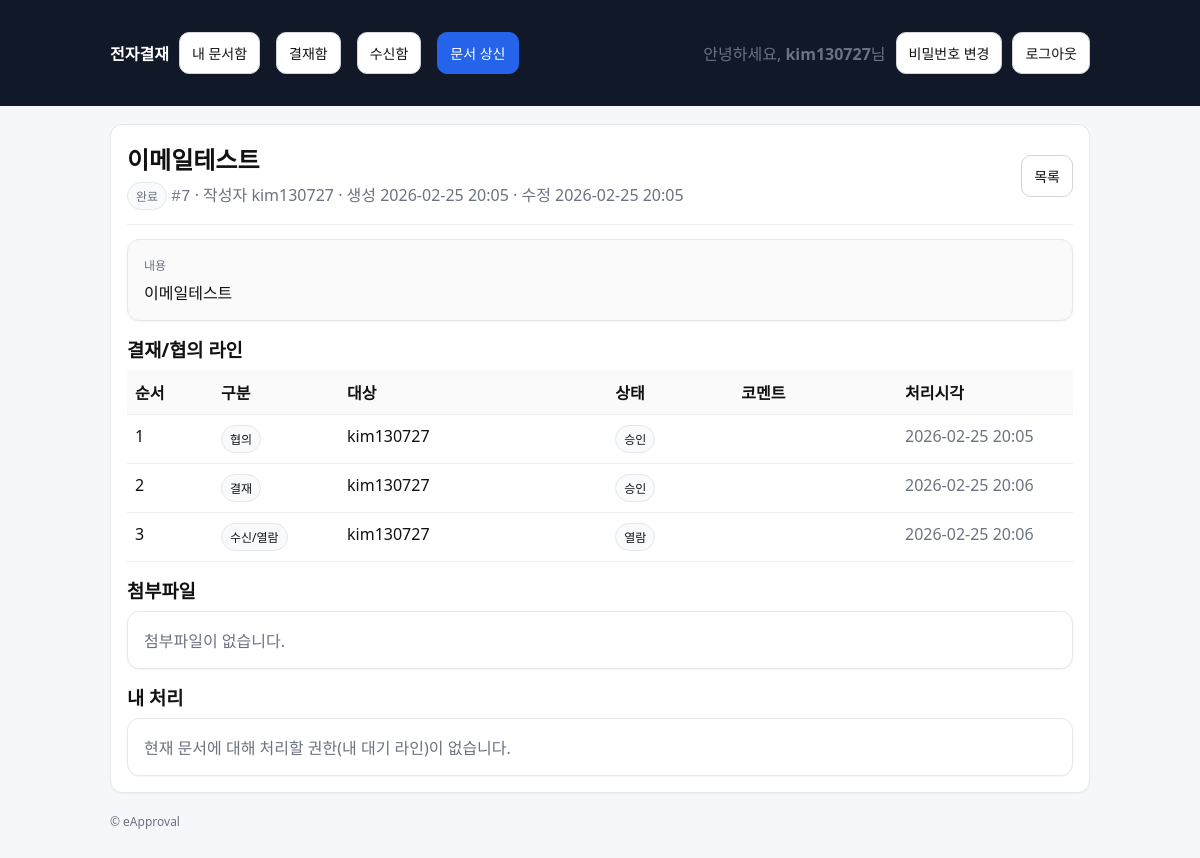
Page /approvals/documents/7/ (signed in) on the committed database.
### approvals/models.py (models this page shows, shortened)
class Document(models.Model):
    class Status(models.TextChoices):
        DRAFT = "DRAFT", "임시"
        SUBMITTED = "SUBMITTED", "상신"
        IN_PROGRESS = "IN_PROGRESS", "진행중"
        REJECTED = "REJECTED", "반려"
        COMPLETED = "COMPLETED", "완료"
    title = models.CharField(max_length=200)
    content = models.TextField(blank=True)
    created_by = models.ForeignKey(
        settings.AUTH_USER_MODEL, on_delete=models.PROTECT, related_name="docs_created"
    )
    status = models.CharField(max_length=20, choices=Status.choices, default=Status.DRAFT)
    current_line_order = models.PositiveIntegerField(default=1)
    created_at = models.DateTimeField(auto_now_add=True)
    updated_at = models.DateTimeField(auto_now=True)

class DocumentLine(models.Model):
    class Role(models.TextChoices):
        CONSULT = "CONSULT", "협의"
        APPROVE = "APPROVE", "결재"
        RECEIVE = "RECEIVE", "수신/열람"
    class Decision(models.TextChoices):
        PENDING = "PENDING", "대기"
        APPROVED = "APPROVED", "승인"
        REJECTED = "REJECTED", "반려"
        READ = "READ", "열람"
    document = models.ForeignKey(Document, on_delete=models.CASCADE, related_name="lines")
    role = models.CharField(max_length=10, choices=Role.choices)
    order = models.PositiveIntegerField()
    user = models.ForeignKey(settings.AUTH_USER_MODEL, on_delete=models.PROTECT)
    decision = models.CharField(max_length=10, choices=Decision.choices, default=Decision.PENDING)
    comment = models.CharField(max_length=300, blank=True)
    acted_at = models.DateTimeField(null=True, blank=True)
    class Meta:
        ordering = ["order", "id"]

### approvals/views.py (the view)
# urls.py: path("approvals/documents/<int:doc_id>/", views.doc_detail, name="doc_detail_legacy"),
@login_required
def doc_detail(request, doc_id: int):
    doc = get_object_or_404(Document, id=doc_id)
    if not can_view_document(request.user, doc):
        raise Http404
    if doc.status == Document.Status.COMPLETED:
        mark_read(doc=doc, actor=request.user)
    current_line = doc.lines.filter(order=doc.current_line_order, decision="PENDING").first()
    can_act = bool(current_line) and (current_line.user_id == request.user.id or request.user.is_superuser)
    return render(
        request,
        "approvals/doc_detail.html",
        {"doc": doc, "current_line": current_line, "can_act": can_act},
    )

### approvals/permissions.py (called while the page is built, shortened)
def can_view_document(user, doc: Document) -> bool:
    if not user.is_authenticated:
        return False
    if user.is_superuser:
        return True

### approvals/services.py (called while the page is built)
@transaction.atomic
def mark_read(*, doc: Document, actor) -> Document:
    line = doc.lines.filter(
        role=DocumentLine.Role.RECEIVE,
        user_id=actor.id,
    ).first()
    if not line:
        return doc
    if line.decision == DocumentLine.Decision.PENDING:
        line.decision = DocumentLine.Decision.READ
        line.acted_at = timezone.now()
        line.save(update_fields=["decision", "acted_at"])
    return doc

### templates/approvals/doc_detail.html (shortened to what this page needs)
{% extends "base.html" %}
{% block content %}
  <div class="card">
    <div class="row" style="justify-content:space-between;">
      <div>
        <h2 style="margin:0;">{{ doc.title }}</h2>
        <div class="muted" style="margin-top:6px;">
          <span class="badge">{{ doc.get_status_display }}</span>
          <span class="mono">#{{ doc.id }}</span>
          · 작성자 {{ doc.created_by.username }}
          · 생성 {{ doc.created_at|date:"Y-m-d H:i" }}
          · 수정 {{ doc.updated_at|date:"Y-m-d H:i" }}
        </div>
      </div>
      <div>
        <a class="btn" href="{% url 'approvals:doc_list' %}">목록</a>
      </div>
    </div>
    <hr style="border:none; border-top:1px solid #eee; margin:14px 0;">
    <div class="card" style="background:#fafafa;">
      <div class="muted" style="font-size:12px; margin-bottom:6px;">내용</div>
      <div style="white-space:pre-wrap;">{{ doc.content|default:"(내용 없음)" }}</div>
    </div>
    <div style="margin-top:14px;">
      <h3 style="margin:0 0 8px 0;">결재/협의 라인</h3>
      <table class="table">
        <thead>
          <tr>
            <th style="width:70px;">순서</th>
            <th style="width:110px;">구분</th>
            <th>대상</th>
            <th style="width:110px;">상태</th>
            <th>코멘트</th>
            <th style="width:160px;">처리시각</th>
          </tr>
        </thead>
        <tbody>
          {% for line in doc.lines.all %}
          <tr>
            <td>{{ line.order }}</td>
            <td><span class="badge">{{ line.get_role_display }}</span></td>
            <td>{{ line.user.username }}</td>
            <td><span class="badge">{{ line.get_decision_display }}</span></td>
            <td class="muted">{{ line.comment|default:"" }}</td>
            <td class="muted">
              {% if line.acted_at %}{{ line.acted_at|date:"Y-m-d H:i" }}{% else %}-{% endif %}
            </td>
          </tr>
          {% empty %}
          <tr><td colspan="6" class="muted">라인이 없습니다.</td></tr>
          {% endfor %}
        </tbody>
      </table>
    </div>
    <div style="margin-top:14px;">
      <h3 style="margin:0 0 8px 0;">첨부파일</h3>
      <div class="card">
        {% for att in doc.attachments.all %}
          <div class="row" style="justify-content:space-between;">
            <div class="mono" style="font-size:13px;">{{ att.file.name }}</div>
            <a class="btn" href="{% url 'approvals:attachment_download' att.id %}">다운로드</a>
          </div>
          {% if not forloop.last %}<hr style="border:none; border-top:1px solid #eee; margin:10px 0;">{% endif %}
        {% empty %}
          <div class="muted">첨부파일이 없습니다.</div>
        {% endfor %}
      </div>
    </div>
    <div style="margin-top:14px;">
      <h3 style="margin:0 0 8px 0;">내 처리</h3>
      {% if can_act %}
        <div class="card">
          <div class="muted" style="margin-bottom:10px;">
            현재 처리자: <strong>{{ current_line.user.username }}</strong>
            · 구분: <strong>{{ current_line.get_role_display }}</strong>
            · 순서: <strong>{{ current_line.order }}</strong>
          </div>
          <form method="post" action="{% url 'approvals:act_approve' doc.id %}">
            {% csrf_token %}
            <div class="field">
              <label for="comment_approve">코멘트(선택)</label>
              <input id="comment_approve" type="text" name="comment" placeholder="예: 확인했습니다." />
              <div class="help">승인/협의 완료 처리 시 기록됩니다.</div>
            </div>
            <button class="btn btn-primary" type="submit">승인 / 협의완료</button>
          </form>
          <hr style="border:none; border-top:1px solid #eee; margin:12px 0;">
          <form method="post" action="{% url 'approvals:act_reject' doc.id %}">
            {% csrf_token %}
            <div class="field">
              <label for="comment_reject">반려 사유(필수)</label>
              <input id="comment_reject" type="text" name="comment" placeholder="예: 증빙이 누락되었습니다." required />
            </div>
            <button class="btn btn-danger" type="submit">반려</button>
          </form>
        </div>
      {% else %}
        <div class="card muted">
          현재 문서에 대해 처리할 권한(내 대기 라인)이 없습니다.
        </div>
      {% endif %}
    </div>
  </div>
{% endblock %}

### templates/base.html (shortened to what this page needs)
<!doctype html>
<html lang="ko">
<head>
</head>
<body>
  <header>
    <div class="wrap">
      <nav>
        <a href="{% url 'approvals:home' %}"><strong>전자결재</strong></a>
        <a class="btn" href="{% url 'approvals:doc_list' %}">내 문서함</a>
        <a class="btn" href="{% url 'approvals:inbox' %}">결재함</a>
        <a class="btn" href="{% url 'approvals:received' %}">수신함</a>
        <a class="btn btn-primary" href="{% url 'approvals:doc_create' %}">문서 상신</a>
        {% if user.is_authenticated %}
          <span class="muted">안녕하세요, <strong>{{ user.username }}</strong>님</span>
          <a class="btn" href="{% url 'accounts:password_change' %}">비밀번호 변경</a>
          <form method="post" action="{% url 'accounts:logout' %}" style="display:inline;">
            <button class="btn" type="submit">로그아웃</button>
          </form>
        {% else %}
          <a class="btn" href="{% url 'accounts:login' %}">로그인</a>
          <a class="btn btn-primary" href="{% url 'accounts:signup' %}">회원가입</a>
        {% endif %}
      </nav>
    </div>
  </header>
  <main class="wrap">
    {% block content %}{% endblock %}
    <footer class="muted">
      <div>© eApproval</div>
    </footer>
  </main>
</body>
</html>

### templates/base.html (style rules this page uses)
body { font-family: system-ui, -apple-system, Segoe UI, Roboto, "Noto Sans KR", Arial, sans-serif; margin:0; background:#f6f7fb; color:#111; }
header { background:#111827; color:#fff; padding:14px 18px; }
header a { color:#fff; text-decoration:none; }
.wrap { max-width: 980px; margin: 0 auto; padding: 18px; }
nav { display:flex; gap:10px; flex-wrap:wrap; align-items:center; }
.card { background:#fff; border:1px solid #e5e7eb; border-radius:12px; padding:16px; box-shadow: 0 1px 2px rgba(0,0,0,0.04); }
.btn { display:inline-block; padding:10px 12px; border-radius:10px; border:1px solid #d1d5db; background:#fff; text-decoration:none; color:#111; font-size:14px; }
.btn-primary { background:#2563eb; border-color:#2563eb; color:#fff; }
.btn + .btn { margin-left: 6px; }
.muted { color:#6b7280; }
.mono { font-family: ui-monospace, SFMono-Regular, Menlo, Monaco, Consolas, "Liberation Mono", "Courier New", monospace; }
.table { width:100%; border-collapse: collapse; }
.table th, .table td { border-bottom:1px solid #eee; padding:10px 8px; text-align:left; vertical-align:top; }
.table th { background:#fafafa; font-weight:600; }
.badge { display:inline-block; padding:4px 8px; border-radius:999px; font-size:12px; border:1px solid #e5e7eb; background:#f9fafb; }
.row { display:flex; gap:10px; flex-wrap:wrap; align-items:center; }
footer { padding: 20px 0; color:#6b7280; font-size:12px; }

### rows in the picture
Document: title "이메일테스트", status "완료", id "7", created_by.username "kim130727", created_at "2026-02-25 20:05", updated_at "2026-02-25 20:05", content "이메일테스트"
DocumentLine: order "1", role "협의", user.username "kim130727", decision "승인", acted_at "2026-02-25 20:05"
DocumentLine: order "2", role "결재", user.username "kim130727", decision "승인", acted_at "2026-02-25 20:06"
DocumentLine: order "3", role "수신/열람", user.username "kim130727", decision "열람", acted_at "2026-02-25 20:06"

### other values in the picture
{{ user.username }} "kim130727"
